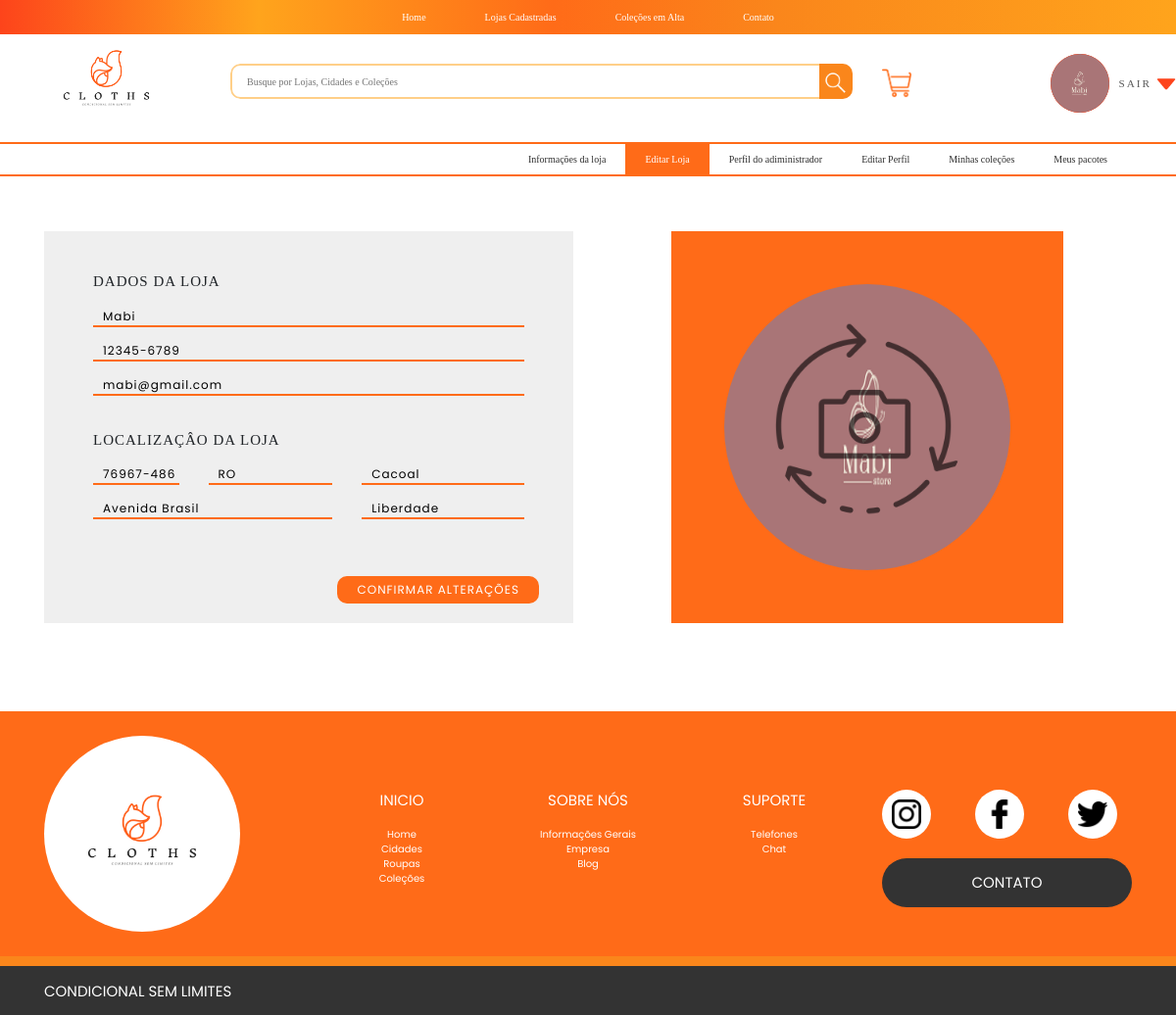
Screenshot of /perfil_loja/editar/ (signed in) with the database file from the repository.
### users/models.py (models this page shows, shortened)
class User(AbstractBaseUser, PermissionsMixin):
    nome = models.CharField(max_length=255)
    email = models.EmailField(unique=True)
    telefone = models.CharField(max_length=255)
    cpf = models.CharField(max_length=15)
    rg = models.CharField(max_length=15, null=True, blank=True)
    endereco = models.ForeignKey(Endereco, on_delete=models.CASCADE, related_name='user', null=True)
    foto_usuario = models.ImageField(null=True, blank=True, upload_to='fotos_usuarios/', default=None)
    is_active = models.BooleanField(default=True)
    is_staff = models.BooleanField(default=False)
    objects = CustomUserManager()
    USERNAME_FIELD = 'email'

### lojas/models.py (models this page shows, shortened)
class AbstractLojaManager(models.Model):
    objects = LojaManager()
    class Meta:
        abstract=True

class Loja(AbstractLojaManager):
    loja_admin = models.OneToOneField(User, on_delete=models.CASCADE, primary_key=True, related_name='loja')
    nome_loja = models.CharField(max_length=50)
    email_loja = models.EmailField(max_length=255, null=True)
    telefone_loja = models.CharField(max_length=16, null=True)
    cnpj = models.CharField(max_length=18)
    endereco = models.ForeignKey(Endereco, on_delete = models.CASCADE, related_name='loja')
    numero_cartao = models.CharField(max_length=64)
    nome_cartao = models.CharField(max_length=64)
    cvv = models.CharField(max_length=64)
    data_expiracao = models.DateTimeField(64)
    date_joined_loja = models.DateTimeField(default=timezone.now)
    logo_loja = models.ImageField(upload_to='logos_lojas/',null=True)
    plano = models.ForeignKey(Plano, on_delete=models.CASCADE)

### enderecos/models.py (models this page shows, shortened)
class AbstractEnderecoManager(models.Model):
    objects = EnderecoManager()
    class Meta:
        abstract=True

class Endereco(AbstractEnderecoManager):
    cep = models.CharField(max_length=9)
    estado = models.CharField(max_length=255)
    cidade = models.CharField(max_length=255)
    bairro = models.CharField(max_length=255)
    rua = models.CharField(max_length=255)
    numero = models.CharField(max_length=255)
    complemento = models.CharField(max_length=255, null=True, blank=True)

### pages/views.py (the view, shortened to what this page needs)
# urls.py: path('perfil_loja/editar/', views.EditarPerfilLoja.as_view(), name='editar_perfil_loja'),
class EditarPerfilLoja(View):
    def get(self, request):
        return render(request, 'perfil_loja_editar.html')

### pages/templatetags/post_tags.py (called while the page is built)
@register.inclusion_tag('menu_user.html')
def menu_user(request):
    if request.user.is_authenticated:
        logged = True
        loja = False
        if request.user.groups.filter(name='usuario_dono_loja').exists():
            loja = True
        else:
            loja = False
    else:
        logged = False
        loja = False
    return {
        'logged':logged,
        'loja' : loja,
    }

@register.inclusion_tag('barra_pesquisa.html')
def barra_pesquisa(request):
    return {
        'request': request,
    }

@register.inclusion_tag('header.html')
def header(request):
    return {
        'request': request,
    }

@register.inclusion_tag('footer.html')
def footer():
    return {
    }

### pages/templates/perfil_loja_editar.html (shortened to what this page needs)
{% extends 'base.html' %}
{% load static %}
{% load post_tags %}
{% block css %}
    <link rel="stylesheet" href="{% static 'stylesCSS/style.css' %}">
    <link rel="stylesheet" href="{% static 'stylesCSS/stylePerfil.css' %}">
{% endblock css %}
{% block content %}
{% header request %}
<section>
    <nav>
        {% menu_user request %}
    </nav>
</section>
<section>
    <div class="container">
        <div class="row justify-content-center">
            <div class="col-12 col-sm-12 col-md-12 col-lg-6 col-xl-6">
                <div class="box-color-cz">
                    <form action="" method="POST"  class="form-bt" enctype="multipart/form-data">
                        <div class="row">
                            <div class="col-12">
                                <p>DADOS DA LOJA</p>
                            </div>
                            <div class="col-12">
                                <input class="inptDADOS" value="{{request.user.loja.nome_loja}}" name="nome_loja" placeholder="NOME DA LOJA" type="text" required>
                            </div>
                            <div class="col-12">
                                {% if request.user.loja.telefone_loja %}
                                    <input class="inptDADOS" value="{{request.user.loja.telefone_loja}}" name="telefone_loja" placeholder="TELEFONE" type="text" required>
                                {% else %}
                                    <input class="inptDADOS" value="{{request.user.telefone}}" name="telefone_loja" placeholder="TELEFONE" type="text" required>
                                {% endif %}
                            </div>
                            <div class="col-12">
                                {% if request.user.loja.email_loja %}
                                    <input class="inptDADOS" value="{{request.user.loja.email_loja}}" name="email_loja" placeholder="EMAIL" type="text" required>
                                {% else %}
                                    <input class="inptDADOS" value="{{request.user.email}}" name="email_loja" placeholder="EMAIL" type="text" required>
                                {% endif %}
                            </div>
                            <div class="col-12">
                                <br>
                                <p>LOCALIZAÇÂO DA LOJA</p>
                            </div>
                            <div class="col-3">
                                <input class="inptDADOS" value="{{request.user.loja.endereco.cep}}" placeholder="CEP" type="text" name="cep" id="cep"  onblur="pesquisacep(this.value)" required>
                            </div>
                            <div class="col-4">
                                <input class="inptDADOS" value="{{request.user.loja.endereco.estado}}" placeholder="ESTADO" type="text" name="uf" id="uf" required>
                            </div>
                            <div class="col-5">
                                <input class="inptDADOS" value="{{request.user.loja.endereco.cidade}}" placeholder="CIDADE" type="text" name="cidade" id="cidade" required>
                            </div>
                            <div class="col-7">
                                <input class="inptDADOS" value="{{request.user.loja.endereco.rua}}" placeholder="RUA" type="text" name="rua" id="rua" required>
                            </div>
                            <div class="col-5">
                                <input class="inptDADOS" value="{{request.user.loja.endereco.bairro}}" placeholder="BAIRRO" type="text" name="bairro" id="bairro">
                            </div>
                        </div>
                        <div class="buttons_user_edd">
                            <button>CONFIRMAR ALTERAÇÕES</button>
                        </div>
                    </form>
                </div>
            </div>
            <div class="col-12 col-sm-12 col-md-12 col-lg-6 col-xl-6">
                <div class="box-color-lr">
                    {% if request.user.loja.logo_loja %}
                        <img id="foto" src="{{request.user.loja.logo_loja.url}}"
                        alt="">
                    {% else %}
                        <img id="foto" src="{% static 'imagens/user.png'%}"
                        alt="">
                    {% endif %}
                    <label for="foto_usuario"><img src="{% static 'imagens/trocar-camera.png' %}" alt=""></label>
                </div>
            </div>
        </div>
    </div>
</section>
{% footer %}
{% endblock content %}

### static/stylesCSS/style.css (style rules this page uses)
* { margin: 0%; padding: 0%; box-sizing: border-box; font-family: Inknut; }
:root { --LaranjaEscuro: #FD441B; --LaranjaMedio: #FF6B18; --LaranjaClaro: #FA861B; --Amarelo: #FFA41C; --AmareloClaro: #FFCF88; --cinza: #595959; }
.userFT { width: 60px; height: 60px; background-color: var(--LaranjaEscuro); font-size: 25px; color: white; overflow: hidden; display: flex; justify-content: center; align-items: center; border: none; border-radius: 1000px; }
.userFT img { width: 100%; height: 100%; object-fit: cover; object-position: center; }

### static/stylesCSS/stylePerfil.css (style rules this page uses)
* { margin: 0%; padding: 0%; box-sizing: border-box; font-family: Inknut; }
:root { --LaranjaEscuro: #FD441B; --LaranjaMedio: #FF6B18; --LaranjaClaro: #FA861B; --Amarelo: #FFA41C; --AmareloClaro: #FFCF88; --cinza: #595959; }
.box-color-lr { background-color: var(--LaranjaMedio); border: none; width: 400px; height: 400px; margin-top: 40px; margin-bottom: 40px; padding: 10%; margin-left: auto; margin-right: auto; }
.box-color-lr img { width: 100%; height: 100%; border-radius: 100%; }
.box-color-lr label img { width: 70%; height: 70%; border-radius: 100%; margin-top: -115%; margin-left: 15%; opacity: 60%; transition: all 0.5s; }
.box-color-cz { background-color: #EFEFEF; border: none; width: 100%; height: 400px; margin-top: 40px; margin-bottom: 40px; padding: 30px 50px; }
.box-color-cz div p { font-size: 14px; font-weight: 500; letter-spacing: 1px; }
.buttons_user_edd { width: 100%; display: flex; justify-content: right; margin-top: 40px; position: absolute; bottom: 60px; right: 50px; }
.buttons_user_edd button { padding: 5px 20px; background-color: var(--LaranjaMedio); color: white; font-family: Poppins; letter-spacing: 1px; border: none; border-radius: 10px; font-size: 12px; cursor: pointer; }
.box-color-cz form p { font-size: 15px; margin: 10px 0; margin-bottom: 0; }
.inptDADOS { margin-top: 15px; width: 100%; border: none; border-bottom: solid 2px var(--LaranjaMedio); font-size: 12px; height: 20px; letter-spacing: 1px; text-align: left; background-color: #efefef00; padding-left: 10px; font-family: Poppins; }

### rows the page displays
User: nome_loja "Mabi", telefone_loja "12345-6789", email_loja "mabi@gmail.com", cep "76967-486", uf "RO", cidade "Cacoal", rua "Avenida Brasil", bairro "Liberdade", user.loja.logo_loja (picture)
